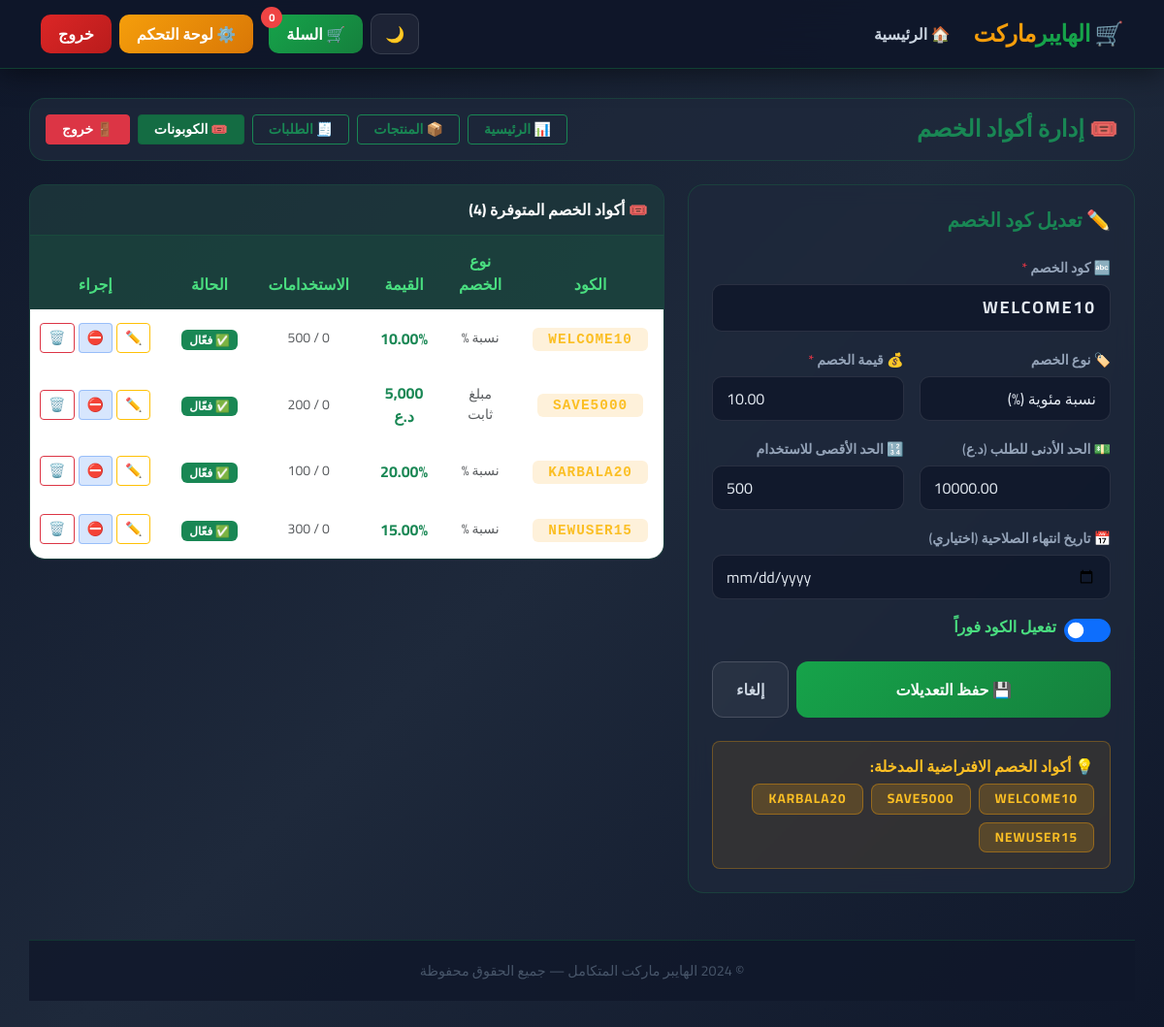
Page /admin_coupons.php?edit=1 (signed in) on the committed database.
### tables this page shows
CREATE TABLE IF NOT EXISTS `coupons` (
  `id` INT AUTO_INCREMENT PRIMARY KEY,
  `code` VARCHAR(50) NOT NULL UNIQUE,
  `discount_type` ENUM('percentage', 'fixed') DEFAULT 'percentage',
  `discount_value` DECIMAL(10,2) NOT NULL,
  `min_order` DECIMAL(10,2) DEFAULT 0,
  `max_uses` INT DEFAULT 100,
  `used_count` INT DEFAULT 0,
  `is_active` TINYINT(1) DEFAULT 1,
  `expires_at` DATE NULL,
  `created_at` TIMESTAMP DEFAULT CURRENT_TIMESTAMP
);

### admin_coupons.php (the view, shortened to what this page needs)
<?php
include 'config.php';
$edit_coupon = null;
if (isset($_GET['edit'])) {
    $s = $pdo->prepare("SELECT * FROM coupons WHERE id=?");
    $s->execute([intval($_GET['edit'])]);
    $edit_coupon = $s->fetch();
}
$coupons = $pdo->query("SELECT * FROM coupons ORDER BY created_at DESC")->fetchAll();
include 'header.php';
?>
<div class="row mb-4 fade-in-up">
    <div class="col-12">
        <div class="glass-card p-3 d-flex flex-wrap align-items-center justify-content-between gap-3">
            <h4 class="fw-bold text-success m-0">🎟️ إدارة أكواد الخصم</h4>
            <div class="d-flex flex-wrap gap-2">
                <a href="admin_dashboard.php" class="btn btn-outline-success fw-bold btn-sm px-3">📊 الرئيسية</a>
                <a href="admin_products.php" class="btn btn-outline-success fw-bold btn-sm px-3">📦 المنتجات</a>
                <a href="admin_orders.php" class="btn btn-outline-success fw-bold btn-sm px-3">🧾 الطلبات</a>
                <a href="admin_coupons.php" class="btn btn-success fw-bold btn-sm px-3 active">🎟️ الكوبونات</a>
                <a href="logout.php" class="btn btn-danger fw-bold btn-sm px-3">🚪 خروج</a>
            </div>
        </div>
    </div>
</div>
<div class="row g-4">
    <div class="col-lg-5">
        <div class="glass-card p-4 fade-in-up">
            <h5 class="fw-bold text-success mb-4"><?= $edit_coupon ? '✏️ تعديل كود الخصم' : '➕ إضافة كود خصم جديد' ?></h5>
            <form method="POST">
                <div class="mb-3">
                    <label class="form-label">🔤 كود الخصم <span class="text-danger">*</span></label>
                    <input type="text" name="code" class="form-control text-uppercase fw-bold"
                           placeholder="مثال: WELCOME10" required
                           style="letter-spacing: 2px; font-size: 1.1rem;"
                           value="<?= htmlspecialchars($edit_coupon['code'] ?? '') ?>"
                           oninput="this.value=this.value.toUpperCase()">
                </div>
                <div class="row g-3 mb-3">
                    <div class="col-6">
                        <label class="form-label">🏷️ نوع الخصم</label>
                        <select name="discount_type" class="form-select">
                            <option value="percentage" <?= ($edit_coupon['discount_type'] ?? '') === 'percentage' ? 'selected' : '' ?>>نسبة مئوية (%)</option>
                        </select>
                    </div>
                    <div class="col-6">
                        <label class="form-label">💰 قيمة الخصم <span class="text-danger">*</span></label>
                        <input type="number" name="discount_value" class="form-control" step="0.01" min="0.01" required
                               placeholder="10"
                               value="<?= $edit_coupon['discount_value'] ?? '' ?>">
                    </div>
                </div>
                <div class="row g-3 mb-3">
                    <div class="col-6">
                        <label class="form-label">💵 الحد الأدنى للطلب (د.ع)</label>
                        <input type="number" name="min_order" class="form-control" step="500" min="0"
                               placeholder="10000"
                               value="<?= $edit_coupon['min_order'] ?? 0 ?>">
                    </div>
                    <div class="col-6">
                        <label class="form-label">🔢 الحد الأقصى للاستخدام</label>
                        <input type="number" name="max_uses" class="form-control" min="1"
                               placeholder="100"
                               value="<?= $edit_coupon['max_uses'] ?? 100 ?>">
                    </div>
                </div>
                <div class="mb-3">
                    <label class="form-label">📅 تاريخ انتهاء الصلاحية (اختياري)</label>
                    <input type="date" name="expires_at" class="form-control"
                           value="<?= $edit_coupon['expires_at'] ?? '' ?>">
                </div>
                <div class="mb-4">
                    <div class="form-check form-switch">
                        <input class="form-check-input" type="checkbox" name="is_active" id="isActive"
                               style="width: 3em; height: 1.5em;"
                               <?= ($edit_coupon['is_active'] ?? 1) ? 'checked' : '' ?>>
                        <label class="form-check-label fw-bold ms-2" for="isActive" style="color: #4ade80;">
                            تفعيل الكود فوراً
                        </label>
                    </div>
                </div>
                <div class="d-flex gap-2">
                    <button type="submit" class="btn fw-bold flex-fill py-3"
                            style="background: linear-gradient(135deg,#16a34a,#15803d); color:white; border:none; border-radius:12px;">
                        <?= $edit_coupon ? '💾 حفظ التعديلات' : '➕ إضافة الكود' ?>
                    </button>
                    <?php if($edit_coupon): ?>
                        <a href="admin_coupons.php" class="btn fw-bold px-4 py-3"
                           style="background: rgba(255,255,255,0.05); border: 1px solid rgba(255,255,255,0.15); color: #cbd5e1; border-radius:12px;">
                            إلغاء
                        </a>
                    <?php endif; ?>
                </div>
            </form>
            <div class="mt-4 p-3 rounded-3" style="background: rgba(245,158,11,0.1); border: 1px solid rgba(245,158,11,0.3);">
                <h6 class="fw-bold mb-2" style="color:#fbbf24;">💡 أكواد الخصم الافتراضية المدخلة:</h6>
                <div class="d-flex flex-wrap gap-2">
                    <?php foreach(['WELCOME10','SAVE5000','KARBALA20','NEWUSER15'] as $c): ?>
                        <span class="badge fw-bold px-3 py-2"
                              style="background: rgba(245,158,11,0.2); border: 1px solid rgba(245,158,11,0.4); color:#fbbf24; font-size:0.85rem; border-radius: 8px; letter-spacing:1px;">
                            <?= $c ?>
                        </span>
                    <?php endforeach; ?>
                </div>
            </div>
        </div>
    </div>
    <div class="col-lg-7 fade-in-up delay-1">
        <div class="glass-card overflow-hidden">
            <div class="p-3 d-flex justify-content-between align-items-center"
                 style="background: rgba(22,163,74,0.1); border-bottom: 1px solid rgba(22,163,74,0.2);">
                <h6 class="fw-bold text-white m-0">🎟️ أكواد الخصم المتوفرة (<?= count($coupons) ?>)</h6>
            </div>
            <div class="table-responsive">
                <table class="table modern-table mb-0 align-middle text-center">
                    <thead>
                        <tr>
                            <th>الكود</th>
                            <th>نوع الخصم</th>
                            <th>القيمة</th>
                            <th>الاستخدامات</th>
                            <th>الحالة</th>
                            <th>إجراء</th>
                        </tr>
                    </thead>
                    <tbody>
                        <?php if(count($coupons) > 0): ?>
                            <?php foreach($coupons as $c): ?>
                                <tr>
                                    <td>
                                        <span class="fw-bold px-3 py-1 rounded"
                                              style="background: rgba(245,158,11,0.15); color:#fbbf24; font-size:0.9rem; letter-spacing:1px; font-family: monospace;">
                                            <?= htmlspecialchars($c['code']) ?>
                                        </span>
                                    </td>
                                    <td class="text-muted small">
                                        <?= $c['discount_type'] === 'percentage' ? 'نسبة %' : 'مبلغ ثابت' ?>
                                    </td>
                                    <td class="fw-bold text-success">
                                        <?= $c['discount_type'] === 'percentage'
                                            ? $c['discount_value'] . '%'
                                            : number_format($c['discount_value'], 0) . ' د.ع' ?>
                                    </td>
                                    <td class="text-muted small">
                                        <?= $c['used_count'] ?> / <?= $c['max_uses'] ?>
                                    </td>
                                    <td>
                                        <?php if($c['is_active']): ?>
                                            <span class="badge bg-success fw-bold">✅ فعّال</span>
                                        <?php else: ?>
                                            <span class="badge bg-danger fw-bold">⛔ معطّل</span>
                                        <?php endif; ?>
                                    </td>
                                    <td>
                                        <div class="d-flex gap-1 justify-content-center">
                                            <a href="admin_coupons.php?edit=<?= $c['id'] ?>"
                                               class="btn btn-sm btn-outline-warning fw-bold px-2 py-1">✏️</a>
                                            <a href="admin_coupons.php?toggle=<?= $c['id'] ?>"
                                               class="btn btn-sm fw-bold px-2 py-1"
                                               style="background: rgba(59,130,246,0.2); border: 1px solid rgba(59,130,246,0.4); color:#60a5fa;">
                                               <?= $c['is_active'] ? '⛔' : '✅' ?>
                                            </a>
                                            <a href="admin_coupons.php?delete=<?= $c['id'] ?>"
                                               onclick="return confirm('هل أنت متأكد من حذف هذا الكود؟')"
                                               class="btn btn-sm btn-outline-danger fw-bold px-2 py-1">🗑️</a>
                                        </div>
                                    </td>
                                </tr>
                            <?php endforeach; ?>
                        <?php else: ?>
                            <tr>
                                <td colspan="6" class="text-muted p-4">لا توجد أكواد خصم بعد. أضف واحداً من النموذج.</td>
                            </tr>
                        <?php endif; ?>
                    </tbody>
                </table>
            </div>
        </div>
    </div>
</div>
<footer class="main-footer mt-5">
    <p class="mb-0">© 2024 الهايبر ماركت المتكامل — جميع الحقوق محفوظة</p>
</footer>
</div>
</body>
</html>

### header.php (style rules this page uses)
:root { --primary: #16a34a; --primary-dark: #15803d; --primary-light: #bbf7d0; --accent: #f59e0b; --dark: #0f172a; --dark-card: #1e293b; --text-muted: #94a3b8; }
* { font-family: 'Cairo', sans-serif; }
body { background: linear-gradient(135deg, #0f172a 0%, #1e293b 50%, #0f172a 100%); min-height: 100vh; color: #e2e8f0; }
.glass-card { background: rgba(30, 41, 59, 0.8); border: 1px solid rgba(22, 163, 74, 0.2); border-radius: 16px; backdrop-filter: blur(10px); transition: all 0.3s ease; }
.modern-table { background: transparent; color: #e2e8f0; }
.modern-table thead th { background: rgba(22, 163, 74, 0.2); color: #4ade80; border: none; font-weight: 700; padding: 14px 16px; }
.modern-table tbody tr { border-bottom: 1px solid rgba(255,255,255,0.05); transition: background 0.2s; }
.modern-table td { border: none; padding: 14px 16px; vertical-align: middle; color: #cbd5e1; }
.form-control, .form-select { background: rgba(15, 23, 42, 0.8) !important; border: 1px solid rgba(255,255,255,0.1) !important; color: #e2e8f0 !important; border-radius: 10px !important; padding: 10px 14px !important; transition: all 0.3s; }
.form-control::placeholder { color: #475569 !important; }
.form-label { color: #94a3b8; font-weight: 600; font-size: 0.88rem; margin-bottom: 6px; }
.main-footer { background: rgba(15, 23, 42, 0.8); border-top: 1px solid rgba(22, 163, 74, 0.2); padding: 20px 0; margin-top: 50px; text-align: center; color: #475569; font-size: 0.9rem; }
.fade-in-up { animation: fadeInUp 0.5s ease forwards; }
.delay-1 { animation-delay: 0.1s; }

### rows in the picture
coupons: code "WELCOME10", discount_type "نسبة مئوية (%)", discount_value "10.00", min_order "10000.00", max_uses "500", is_active "☑", shows "نسبة %", used_count "0", shows "✅ فعّال"
coupons: code "SAVE5000", discount_type "مبلغ ثابت", discount_value "5,000", used_count "0", max_uses "200", is_active "✅ فعّال"
coupons: code "KARBALA20", discount_type "نسبة %", discount_value "20.00", used_count "0", max_uses "100", is_active "✅ فعّال"
coupons: code "NEWUSER15", discount_type "نسبة %", discount_value "15.00", used_count "0", max_uses "300", is_active "✅ فعّال"

### other values in the picture
$c "WELCOME10"
$c "SAVE5000"
$c "KARBALA20"
$c "NEWUSER15"
count($coupons) "4"
